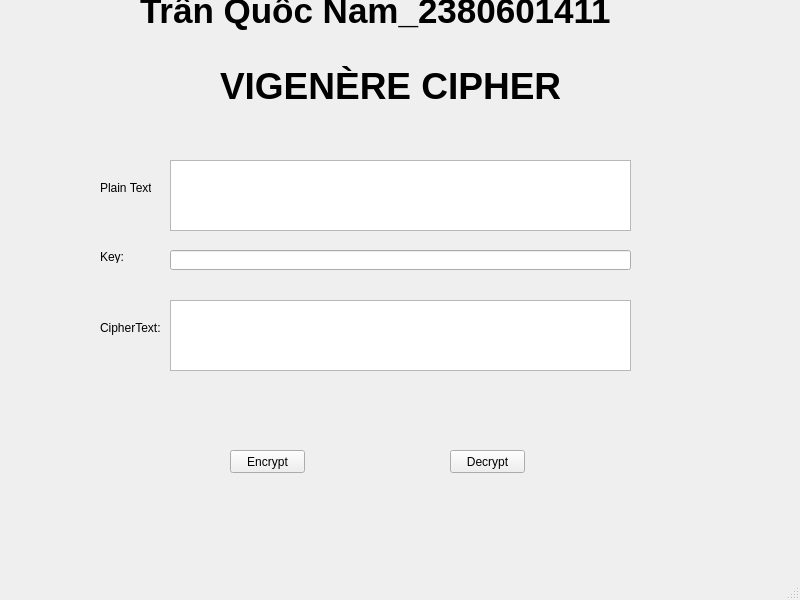
<?xml version="1.0" encoding="UTF-8"?>
<ui version="4.0">
 <class>MainWindow</class>
 <widget class="QMainWindow" name="MainWindow">
  <property name="geometry">
   <rect>
    <x>0</x>
    <y>0</y>
    <width>800</width>
    <height>600</height>
   </rect>
  </property>
  <property name="windowTitle">
   <string>MainWindow</string>
  </property>
  <widget class="QWidget" name="centralwidget">
   <widget class="QPushButton" name="btnEncrypt">
    <property name="geometry">
     <rect>
      <x>230</x>
      <y>450</y>
      <width>75</width>
      <height>23</height>
     </rect>
    </property>
    <property name="text">
     <string>Encrypt</string>
    </property>
   </widget>
   <widget class="QPushButton" name="btnDecrypt">
    <property name="geometry">
     <rect>
      <x>450</x>
      <y>450</y>
      <width>75</width>
      <height>23</height>
     </rect>
    </property>
    <property name="text">
     <string>Decrypt</string>
    </property>
   </widget>
   <widget class="QLabel" name="label_2">
    <property name="geometry">
     <rect>
      <x>100</x>
      <y>180</y>
      <width>51</width>
      <height>16</height>
     </rect>
    </property>
    <property name="text">
     <string>Plain Text:</string>
    </property>
   </widget>
   <widget class="QLabel" name="label_3">
    <property name="geometry">
     <rect>
      <x>100</x>
      <y>320</y>
      <width>61</width>
      <height>16</height>
     </rect>
    </property>
    <property name="text">
     <string>CipherText:</string>
    </property>
   </widget>
   <widget class="QTextEdit" name="txtPlain">
    <property name="geometry">
     <rect>
      <x>170</x>
      <y>160</y>
      <width>461</width>
      <height>71</height>
     </rect>
    </property>
    <property name="html">
     <string>&lt;!DOCTYPE HTML PUBLIC &quot;-//W3C//DTD HTML 4.0//EN&quot; &quot;http://www.w3.org/TR/REC-html40/strict.dtd&quot;&gt;
&lt;html&gt;&lt;head&gt;&lt;meta name=&quot;qrichtext&quot; content=&quot;1&quot; /&gt;&lt;style type=&quot;text/css&quot;&gt;
p, li { white-space: pre-wrap; }
&lt;/style&gt;&lt;/head&gt;&lt;body style=&quot; font-family:'MS Shell Dlg 2'; font-size:8.25pt; font-weight:400; font-style:normal;&quot;&gt;
&lt;p style=&quot;-qt-paragraph-type:empty; margin-top:0px; margin-bottom:0px; margin-left:0px; margin-right:0px; -qt-block-indent:0; text-indent:0px;&quot;&gt;&lt;br /&gt;&lt;/p&gt;&lt;/body&gt;&lt;/html&gt;</string>
    </property>
   </widget>
   <widget class="QTextEdit" name="txtCipher">
    <property name="geometry">
     <rect>
      <x>170</x>
      <y>300</y>
      <width>461</width>
      <height>71</height>
     </rect>
    </property>
    <property name="readOnly">
     <bool>false</bool>
    </property>
    <property name="html">
     <string>&lt;!DOCTYPE HTML PUBLIC &quot;-//W3C//DTD HTML 4.0//EN&quot; &quot;http://www.w3.org/TR/REC-html40/strict.dtd&quot;&gt;
&lt;html&gt;&lt;head&gt;&lt;meta name=&quot;qrichtext&quot; content=&quot;1&quot; /&gt;&lt;style type=&quot;text/css&quot;&gt;
p, li { white-space: pre-wrap; }
&lt;/style&gt;&lt;/head&gt;&lt;body style=&quot; font-family:'MS Shell Dlg 2'; font-size:8.25pt; font-weight:400; font-style:normal;&quot;&gt;
&lt;p style=&quot;-qt-paragraph-type:empty; margin-top:0px; margin-bottom:0px; margin-left:0px; margin-right:0px; -qt-block-indent:0; text-indent:0px;&quot;&gt;&lt;br /&gt;&lt;/p&gt;&lt;/body&gt;&lt;/html&gt;</string>
    </property>
   </widget>
   <widget class="QLabel" name="label">
    <property name="geometry">
     <rect>
      <x>100</x>
      <y>250</y>
      <width>47</width>
      <height>13</height>
     </rect>
    </property>
    <property name="text">
     <string>Key:</string>
    </property>
   </widget>
   <widget class="QLabel" name="label_4">
    <property name="geometry">
     <rect>
      <x>220</x>
      <y>60</y>
      <width>361</width>
      <height>51</height>
     </rect>
    </property>
    <property name="font">
     <font>
      <pointsize>28</pointsize>
      <weight>75</weight>
      <bold>true</bold>
     </font>
    </property>
    <property name="text">
     <string>VIGENÈRE CIPHER</string>
    </property>
   </widget>
   <widget class="QLineEdit" name="txtKey">
    <property name="geometry">
     <rect>
      <x>170</x>
      <y>250</y>
      <width>461</width>
      <height>20</height>
     </rect>
    </property>
   </widget>
   <widget class="QLabel" name="label_5">
    <property name="geometry">
     <rect>
      <x>140</x>
      <y>-10</y>
      <width>511</width>
      <height>41</height>
     </rect>
    </property>
    <property name="font">
     <font>
      <pointsize>26</pointsize>
      <weight>75</weight>
      <bold>true</bold>
     </font>
    </property>
    <property name="text">
     <string>Trần Quốc Nam_2380601411</string>
    </property>
   </widget>
  </widget>
  <widget class="QMenuBar" name="menubar">
   <property name="geometry">
    <rect>
     <x>0</x>
     <y>0</y>
     <width>800</width>
     <height>21</height>
    </rect>
   </property>
  </widget>
  <widget class="QStatusBar" name="statusbar"/>
 </widget>
 <resources/>
 <connections/>
</ui>
